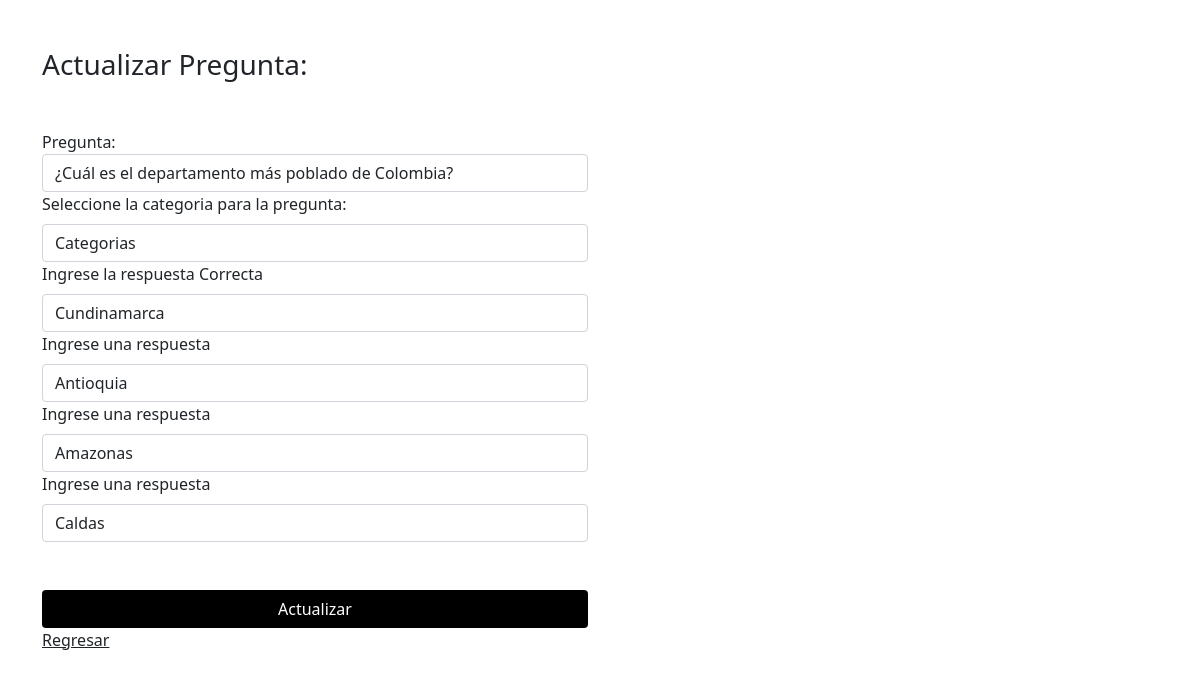
/juego/configurar/leer/22 (signed in), run on the app's committed database.
### juego/models.py (models this page shows)
class Pregunta (models.Model):
    pregunta = models.TextField(max_length=200)
    categoria_pregunta = models.ForeignKey(Categoria, on_delete=models.CASCADE)
    def __str__(self) -> str:
        return self.pregunta

class Respuesta (models.Model):
    respuesta = models.TextField(max_length=200)
    pregunta_respuesta = models.ForeignKey(Pregunta, on_delete=models.CASCADE)
    valida = models.BooleanField(default=False)
    def __str__(self) -> str:
        return self.respuesta

### juego/views.py (the view)
# urls.py: path('configurar/leer/<int:id_pregunta>', leer, name='leer'),
@login_required(login_url='/admin')
def leer(request, id_pregunta):
    pregunta = Pregunta.objects.get(id=id_pregunta)
    categorias = Categoria.objects.all()
    respuestas = Respuesta.objects.filter(pregunta_respuesta=pregunta)
    context = {
        'pregunta':pregunta,
        'RESPUESTAS': respuestas,
        'CATEGORIAS': categorias,
    }
    return render(request, 'editarPregunta.html', context)

### juego/models.py (called while the page is built)
    def __str__(self) -> str:
        return self.nombre_categoria

### juego/templates/editarPregunta.html (shortened to what this page needs)
<!DOCTYPE html>
<html lang="en">
<head>
    <link href="https://cdn.jsdelivr.net/npm/bootstrap@5.1.3/dist/css/bootstrap.min.css" rel="stylesheet"
>
</head>
<body>
    <div class="container">
        <div class="row">
            <div class="col-md-6">
                <h3 class="mt-5 mb-5">Actualizar Pregunta:</h3>
                <form action="{% url 'actualizar' pregunta.id %}" method="post">{% csrf_token %}
                    <label for="pregunta">Pregunta:</label>
                    <input type="text" name="pregunta" class="form-control" value="{{pregunta}}">
                    <label for="categorias" class="form-label">Seleccione la categoria para la pregunta: </label>
                    <select id="categorias" name="id_categoria" class="form-control" required>
                        <option selected disabled value="">Categorias</option>
                    </select>
                    <label for="respuesta1" class="form-label"> Ingrese la respuesta Correcta</label>
                    <input name="respuesta1" id="respuesta1" class="form-control" value="{{RESPUESTAS.0}}" required></input>
                    <label for="respuesta2" class="form-label"> Ingrese una respuesta</label>
                    <input name="respuesta2" id="respuesta2" class="form-control" value="{{RESPUESTAS.1}}" required></input>
                    <label for="respuesta3" class="form-label"> Ingrese una respuesta</label>
                    <input name="respuesta3" id="respuesta3" class="form-control" value="{{RESPUESTAS.2}}" required></input>
                    <label for="respuesta4" class="form-label"> Ingrese una respuesta</label>
                    <input name="respuesta4" id="respuesta4" class="form-control" value="{{RESPUESTAS.3}}" required></input>
                    <button type="submit" class="btn bg-black text-white mt-5 col-12">Actualizar</button>
                </form>
                <a href="{% url 'config' %}" class="text-dark">Regresar</a>
            </div>
        </div>
    </div>
</body>
</html>

### data on the page
Pregunta: pregunta "¿Cuál es el departamento más poblado de Colombia?"
Respuesta: respuesta1 "Cundinamarca"
Respuesta: respuesta2 "Antioquia"
Respuesta: respuesta3 "Amazonas"
Respuesta: respuesta4 "Caldas"
